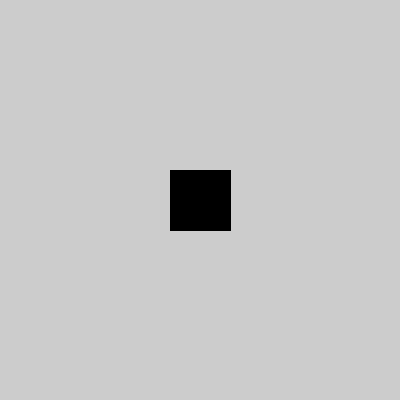
Frame 1 (no input)
Frame 60 (the mouse pressed at the canvas centre just before this capture): identical to frame 1, image omitted
Frame 120 (the mouse held since frame 60 and released just before this capture): identical to frame 1, image omitted

The Processing sketch that drew this single still picture (run headless with seeded random() and noise(); from frame 60 on, the mouse is pressed at the canvas centre):

// Processing sketch: Move
// ── Move.pde
float x;
float y;
float rectLength = 60;
float speed = 1;

void setup()
{
  size(400, 400);
  rectMode(CENTER);
  x = width/2;
  y = height/2;
  fill(0);
}

void draw()
{
  rect(x, y, rectLength, rectLength);
}

void keyPressed()
{
  if (keyCode == UP || key == 'w')
  {
    y -= speed;
  }
  
  else if (keyCode == DOWN || key == 's')
  {
    y += speed;
  }
  
  if (keyCode == LEFT || key == 'a')
  {
    x -= speed;
  }
  
  else if (keyCode == RIGHT || key == 'd')
  {
    x += speed;
  }
}
